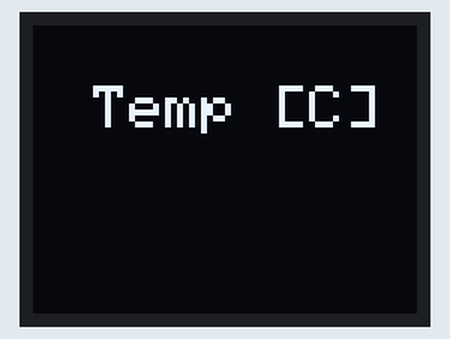
Recording of a sketch running on a simulated Arduino Uno, built with avr-gcc and run on an emulated ATmega328P. Shown: 64×48 one-colour display.

Above: at 0.1 s.

The sketch:

microweather.ino
```cpp
/*****************************************************************
  MicroWeather station

  A little weather app for my MicroView.
  Gets weather information form internet and displays on screen.
*****************************************************************/
#include <MicroView.h>


void setup() {
  // put your setup code here, to run once:
  uView.begin();
  uView.clear(PAGE);
}

void loop() {
  // put your main code here, to run repeatedly:
  uView.setCursor(10, 10);
  uView.print("Temp [C]");
  uView.display();
}
```
